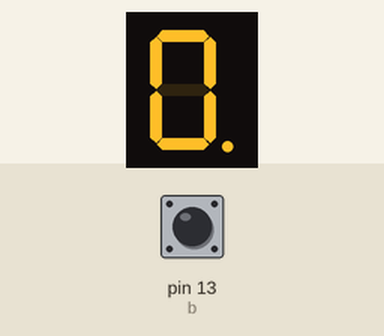
Recording of a sketch running on a simulated Arduino Uno, built with avr-gcc and run on an emulated ATmega328P. Parts: 1-digit seven-segment display. Wiring (inferred from the names in the program): 1-digit 7-segment display, segments lit when LOW: segments pin 2, pin 3, pin 4, pin 5, pin 6, pin 7, pin 8, pin 9. Inputs (shaded band) come from the test bench; at power-on: pin 13 (b) HIGH. The segment pins are drawn as the display they are named for.

Above: at 0.1 s.
At 1.1 s:
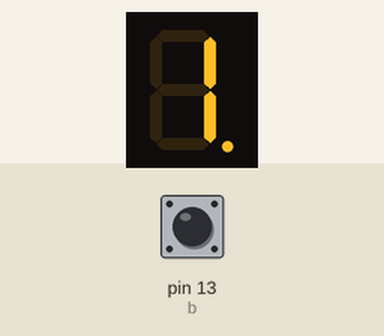
At 2.1 s:
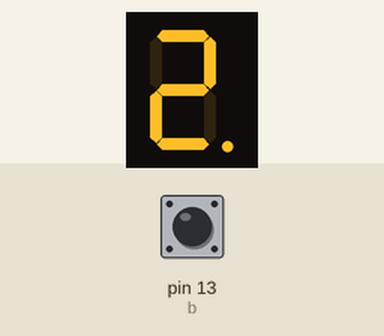
At 4.1 s:
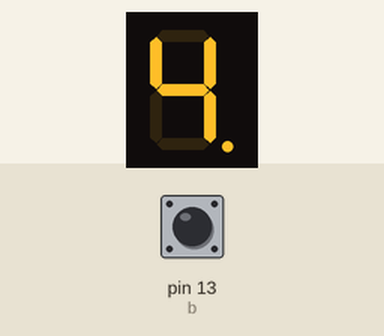
At 6.1 s:
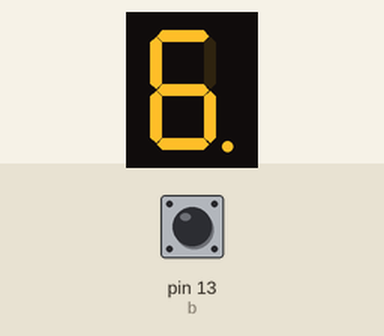
At 9.1 s:
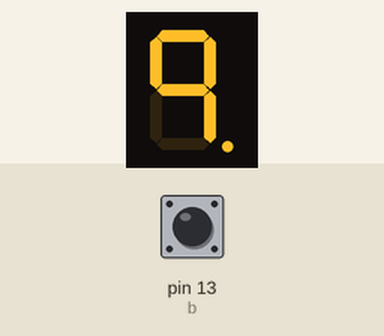

Measured:
- by itself, everything shown: repeats every 10.0 s, in 10 steps
- what the display in image 1 shows lasts 1.0 s, from 1.0 s to 2.0 s

The sketch:

FND_counter.ino
```cpp
int ON = LOW;
int OFF = HIGH;
int b = 13;
int j = 0;
int i;
int y;
int u = -1;
int digits[10][8] = {
  {ON, ON, ON, ON, ON, ON, OFF},
  {OFF, ON, ON, OFF, OFF, OFF, OFF},
  {ON, ON, OFF, ON, ON, OFF, ON},
  {ON, ON, ON, ON, OFF, OFF, ON},
  {OFF, ON, ON, OFF, OFF, ON, ON},
  {ON, OFF, ON, ON, OFF, ON, ON},
  {ON, OFF, ON, ON, ON, ON, ON},
  {ON, ON, ON, OFF, OFF, ON, OFF},
  {ON, ON, ON, ON, ON, ON, ON},
  {ON, ON, ON, OFF, OFF, ON, ON}
};

int pins[ ] = {2, 3, 4, 5, 6, 7, 8, 9};

void setup( )
{
  pinMode(b, INPUT_PULLUP);
  for ( y = 0; y  < 8; y++)
  {
    pinMode(pins[y], OUTPUT);
  }
}

void loop( )
{
  int n = digitalRead(b);
  if (n) {
    if (i == 10) {
      i = 0;
    }
    for (j = 0; j < 8; j++)
    {
      digitalWrite(pins[j], digits[i][j]);
    }
    i++;
    u = i - 1;
    delay(1000);
  }
  else {
    for (j = 0; j < 8; j++)
    {
      digitalWrite(pins[j], digits[u][j]);
    }
  }
}
```
